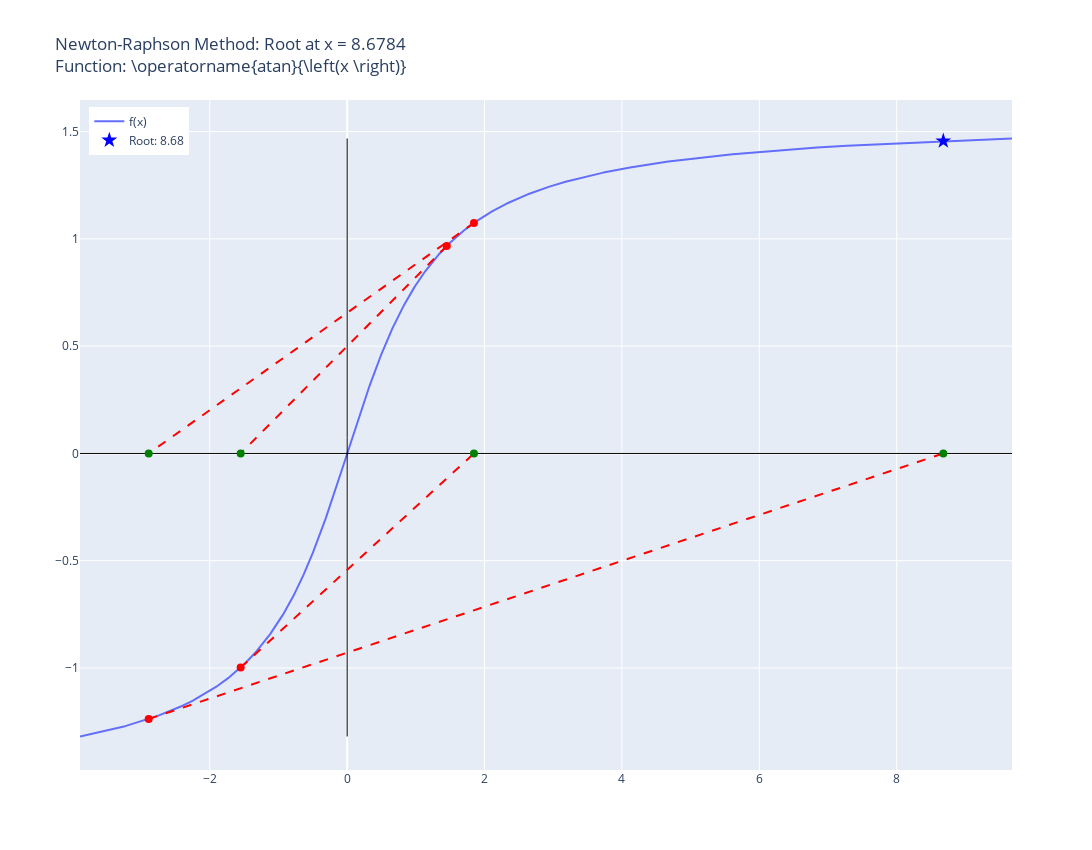

The code cell stored with this chart in its notebook:
### Code cell
runNRM(
    f="atan(x)",
    x0=1.45,
    know_root=None,
    tol=1e-6,
    max_iter=5,
    xLimit=None,
    yLimit=None,
    showTitle=True
)

### Figure 1 — Plotly figure (JSON) as saved in the notebook; plotly's stock layout.template omitted (floating-point values rounded to 4 significant figures; data arrays with more than 128 entries replaced by an {"elided": "..."} marker saying what was removed)
{"data": [{"mode": "lines", "name": "f(x)", "type": "scatter", "x": {"elided": "4000 float values"}, "y": {"elided": "4000 float values"}}, {"line": {"color": "black", "width": 1}, "mode": "lines", "showlegend": false, "type": "scatter", "x": [-3.889, 9.678], "y": [0, 0]}, {"line": {"color": "black", "width": 1}, "mode": "lines", "showlegend": false, "type": "scatter", "x": [0, 0], "y": [-1.319, 1.468]}, {"line": {"color": "red", "dash": "dash"}, "mode": "lines", "showlegend": false, "type": "scatter", "x": [1.45, -1.55], "y": [0.967, 0]}, {"marker": {"color": "red", "size": 8}, "mode": "markers", "showlegend": false, "type": "scatter", "x": [1.45], "y": [0.967]}, {"marker": {"color": "green", "size": 8}, "mode": "markers", "showlegend": false, "type": "scatter", "x": [-1.55], "y": [0]}, {"line": {"color": "red", "dash": "dash"}, "mode": "lines", "showlegend": false, "type": "scatter", "x": [-1.55, 1.846], "y": [-0.9979, 0]}, {"marker": {"color": "red", "size": 8}, "mode": "markers", "showlegend": false, "type": "scatter", "x": [-1.55], "y": [-0.9979]}, {"marker": {"color": "green", "size": 8}, "mode": "markers", "showlegend": false, "type": "scatter", "x": [1.846], "y": [0]}, {"line": {"color": "red", "dash": "dash"}, "mode": "lines", "showlegend": false, "type": "scatter", "x": [1.846, -2.889], "y": [1.074, 0]}, {"marker": {"color": "red", "size": 8}, "mode": "markers", "showlegend": false, "type": "scatter", "x": [1.846], "y": [1.074]}, {"marker": {"color": "green", "size": 8}, "mode": "markers", "showlegend": false, "type": "scatter", "x": [-2.889], "y": [0]}, {"line": {"color": "red", "dash": "dash"}, "mode": "lines", "showlegend": false, "type": "scatter", "x": [-2.889, 8.678], "y": [-1.238, 0]}, {"marker": {"color": "red", "size": 8}, "mode": "markers", "showlegend": false, "type": "scatter", "x": [-2.889], "y": [-1.238]}, {"marker": {"color": "green", "size": 8}, "mode": "markers", "showlegend": false, "type": "scatter", "x": [8.678], "y": [0]}, {"marker": {"color": "blue", "size": 12, "symbol": "star"}, "mode": "markers", "name": "Root: 8.68", "type": "scatter", "x": [8.678], "y": [1.456]}], "layout": {"height": 850, "legend": {"x": 0.01, "xanchor": "left", "y": 0.99, "yanchor": "top"}, "title": {"text": "Newton-Raphson Method: Root at x = 8.6784<br>Function: \\operatorname{atan}{\\left(x \\right)}"}, "width": 1200, "xaxis": {}, "yaxis": {}}}
